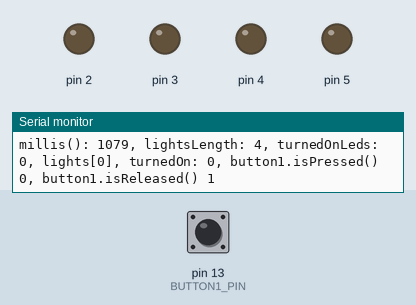
Simulated run of this sketch. Board: Arduino Uno, built with avr-gcc and run on an emulated ATmega328P. Parts: output pins drawn as LEDs (lit = HIGH), the last lines printed to the serial monitor. The test bench sets the inputs (shaded band); at power-on: pin 13 (BUTTON1_PIN) LOW.

Above: at 1.2 s.
1.3 s: pin 13 (BUTTON1_PIN) pulled HIGH for 1 s
At 1.52 s:
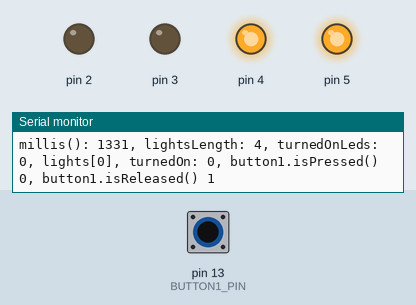
At 3.1 s:
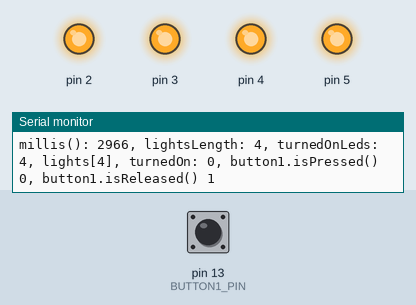
Timing chart, 0 to 4.6 s (numbered marks = the images above; inputs shaded):
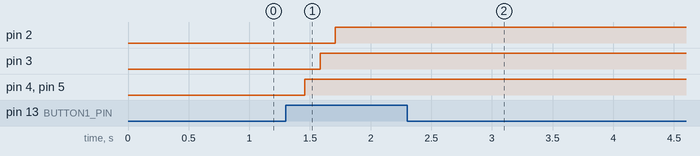

Measured:
- after the input at 1.3 s, pin 2: LOW → HIGH after 0.41 s; pin 3: LOW → HIGH after 0.28 s; pin 4, pin 5: LOW → HIGH after 0.16 s

The sketch:

turn_led_on_off.ino
```cpp
#include "LedLight.cpp"
#include "Button.cpp"

// Defing the LED-pins
#define LED1 2
#define LED2 3
#define LED3 4
#define LED4 5

// Defing the BUTTON-pins
#define BUTTON1_PIN 13
#define BUTTON2_PIN 11

// Description
// The goal of our project:
// To make a program that turns on led light one by one. Using the same sequence flow as when using a keystroke on a keyboad.
// You shall be able to delete (turn off) and turn on by using two buttons.
// When have made that then we will make a binary counter. We should be able to count to 255 in binary


// inistialize lights
LedLight led1(LED1);
LedLight led2(LED2);
LedLight led3(LED3);
LedLight led4(LED4);
Button button1(BUTTON1_PIN);

LedLight lights[] = {led1, led2, led3, led4};
int lightsLength = (*(&lights + 1) - lights); // Length of array
int turnedOnLeds = 0;
long timeSinceExecution = 0;

void setup() {
    Serial.begin(9600);
    Serial.println("Hello world from setup()");
}

void loop() {

    // // ---- serial loop status ----- //
    // Serial.println(
    //             "millis(): " + String(millis())
    //             + ", lightsLength: " + String(lightsLength)
    //             + ", turnedOnLeds: " + String(turnedOnLeds));
    // // ---- serial loop status ----- //

    if (button1.isPressed()) {
        // ---- Starter alle lamper en efter en med 100 milisekunders mellemrum ---- //


        for (int i = 0; i < (lightsLength - turnedOnLeds); i++) {

            if (button1.isReleased()) { break; }
            turnedOnLeds++;
            lights[(lightsLength - turnedOnLeds)].turnOnLight();
            // delay(500);

        }
        // ---- Starter alle lamper en efter en med 100 milisekunders mellemrum ---- //
    }

    // ---- Slukker alle lamper hvis alle lamper er tændt ---- //
    if (turnedOnLeds > 4) {
        for (int i = 0; i < lightsLength; i++) {
            lights[i].turnOffLight();
        }
        turnedOnLeds = 0;
    }
    // ---- Slukker alle lamper hvis alle lamper er tændt ---- //

    Serial.println(
        "millis(): " + String(millis())
        + ", lightsLength: " + String(lightsLength)
        + ", turnedOnLeds: " + String(turnedOnLeds)
        + ", lights[" + String(turnedOnLeds)
        + "], turnedOn: " + String(lights[turnedOnLeds].turnedOn())
        + ", button1.isPressed() " + String(button1.isPressed())
        + ", button1.isReleased() " + String(button1.isReleased())
    );

}
```

Button.cpp
```cpp
#include <Arduino.h>

// When buttob


class Button {
  private:
    byte _pin;
    byte state;
    byte lastReading;
    unsigned long lastButtonPressedTime = 0; // lastDebounceTime
    unsigned long debounceDelay = 50;
  public:
    Button(byte pin) {
      this->_pin = pin;
      lastReading = LOW;
      init();
    }
    void init() {
      pinMode(_pin, INPUT);
      update();
    }
    void update() {
      // You can handle the debounce of the button directly
      // in the class, so you don't have to think about it
      // elsewhere in your code
      byte newReading = digitalRead(_pin); //  Is it HIGH or LOW?

      if (newReading != lastReading) {
        lastButtonPressedTime = millis();
      }
      if (millis() - lastButtonPressedTime > debounceDelay) {
        // Update the 'state' attribute only if debounce is checked
        state = newReading;
      }
      lastReading = newReading;
    }
    byte getState() {
      update();
      return state;
    }
    bool isPressed() {
      return (getState() == HIGH);
    }
    bool isReleased() {
        return (getState() == LOW);
    }
};
```

LedLight.cpp
```cpp
#include <Arduino.h>

class LedLight{
  private: byte _pin;
  public: LedLight(byte pin) {
      this->_pin = pin;
      init();
    }
    void init() {
      pinMode(_pin, OUTPUT);
      turnOffLight();
    }
    void turnOnLight() {
      digitalWrite(_pin, HIGH);
    }
    void turnOffLight() {
      digitalWrite(_pin, LOW);
    }

    bool turnedOn() {
        byte newReading = digitalRead(_pin);

        if (newReading == HIGH) {
            return true;
        }

        return false;
    }
};
```
